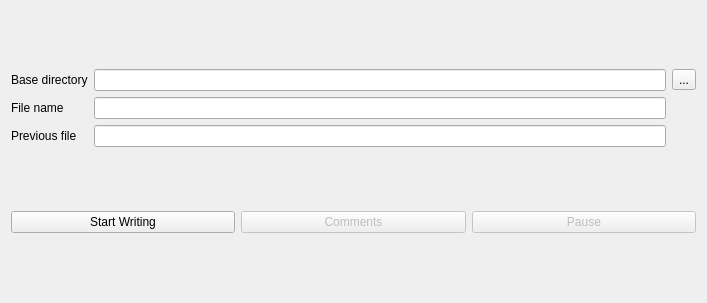
<?xml version="1.0" encoding="UTF-8"?>
<ui version="4.0">
 <class>Form</class>
 <widget class="QWidget" name="Form">
  <property name="geometry">
   <rect>
    <x>0</x>
    <y>0</y>
    <width>707</width>
    <height>303</height>
   </rect>
  </property>
  <property name="windowTitle">
   <string>Form</string>
  </property>
  <layout class="QVBoxLayout" name="verticalLayout">
   <item>
    <layout class="QGridLayout" name="gridLayout_5">
     <item row="0" column="3">
      <widget class="QToolButton" name="changeBaseDirectoryButton">
       <property name="enabled">
        <bool>true</bool>
       </property>
       <property name="text">
        <string>...</string>
       </property>
       <property name="checkable">
        <bool>false</bool>
       </property>
      </widget>
     </item>
     <item row="0" column="0">
      <widget class="QLabel" name="label_16">
       <property name="text">
        <string>Base directory</string>
       </property>
      </widget>
     </item>
     <item row="2" column="0">
      <widget class="QLabel" name="label">
       <property name="text">
        <string>Previous file</string>
       </property>
      </widget>
     </item>
     <item row="0" column="2">
      <widget class="QLineEdit" name="baseDirectoryEdit">
       <property name="readOnly">
        <bool>false</bool>
       </property>
      </widget>
     </item>
     <item row="1" column="2">
      <widget class="QLineEdit" name="fileNameExampleEdit">
       <property name="readOnly">
        <bool>true</bool>
       </property>
      </widget>
     </item>
     <item row="1" column="0">
      <widget class="QLabel" name="label_20">
       <property name="text">
        <string>File name</string>
       </property>
      </widget>
     </item>
     <item row="2" column="2">
      <widget class="QLineEdit" name="previousNameExampleEdit"/>
     </item>
    </layout>
   </item>
   <item>
    <layout class="QHBoxLayout" name="horizontalLayout_6">
     <item>
      <widget class="QPushButton" name="writingStartButton">
       <property name="toolTip">
        <string>Start/stop writing files</string>
       </property>
       <property name="text">
        <string>Start Writing</string>
       </property>
      </widget>
     </item>
     <item>
      <widget class="QPushButton" name="writingCommentsButton">
       <property name="enabled">
        <bool>false</bool>
       </property>
       <property name="toolTip">
        <string>Send a comment to store in comments.txt</string>
       </property>
       <property name="text">
        <string>Comments</string>
       </property>
      </widget>
     </item>
     <item>
      <widget class="QPushButton" name="writingPauseButton">
       <property name="enabled">
        <bool>false</bool>
       </property>
       <property name="acceptDrops">
        <bool>false</bool>
       </property>
       <property name="toolTip">
        <string>Pause/unpause data writing</string>
       </property>
       <property name="text">
        <string>Pause</string>
       </property>
       <property name="checkable">
        <bool>true</bool>
       </property>
      </widget>
     </item>
    </layout>
   </item>
  </layout>
 </widget>
 <resources/>
 <connections/>
</ui>
